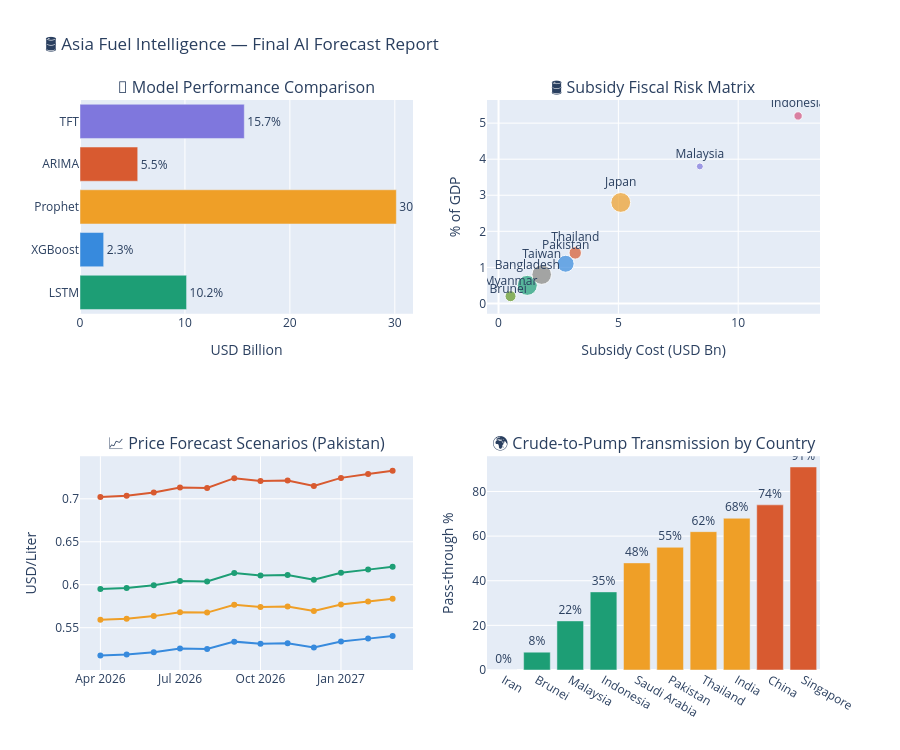

Notebook cell for this chart:
### Markdown cell above
## **📋 Cell 15: Subsidy Impact Simulation & Final Report**

### Code cell
# ── Final Summary Dashboard ────────────────────────────────────────────────
print('📊 Generating Final Report...')

fig = make_subplots(
    rows=2, cols=2,
    subplot_titles=[
        '🔮 Model Performance Comparison',
        '🛢️ Subsidy Fiscal Risk Matrix',
        '📈 Price Forecast Scenarios (Pakistan)',
        '🌍 Crude-to-Pump Transmission by Country'
    ]
)

# ── 1. Model MAPE Comparison ──────────────────────────────────────────────
models_list = list(model_mapes.keys())
mapes_list  = list(model_mapes.values())
fig.add_trace(go.Bar(
    x=mapes_list, y=models_list, orientation='h',
    marker_color=['#1D9E75','#378ADD','#EF9F27','#D85A30','#7F77DD'],
    text=[f'{v:.1f}%' for v in mapes_list], textposition='outside',
    name='MAPE'
), row=1, col=1)

# ── 2. Subsidy Risk Matrix ────────────────────────────────────────────────
sub_risk = df_subsidy[df_subsidy['annual_subsidy_cost_bn_usd'] > 0].merge(
    df_fuel[['country','oil_import_dependency_pct']], on='country', how='left'
)
fig.add_trace(go.Scatter(
    x=sub_risk['annual_subsidy_cost_bn_usd'],
    y=sub_risk['subsidy_pct_gdp'],
    mode='markers+text',
    marker=dict(size=sub_risk['oil_import_dependency_pct'].fillna(50)/5,
                color=PALETTE[:len(sub_risk)], opacity=0.7),
    text=sub_risk['country'], textposition='top center',
    name='Subsidy Risk'
), row=1, col=2)

# ── 3. Scenario Forecasts ─────────────────────────────────────────────────
scenario_multipliers = {'Baseline':1.0, 'Bull (+20% oil)':1.18, 'Bear (−15%)':0.87, 'Subsidy Reform':0.94}
for scen, mult, color in zip(
    scenario_multipliers.keys(), scenario_multipliers.values(),
    ['#1D9E75','#D85A30','#378ADD','#EF9F27']
):
    fc = ensemble_forecast[:12] * mult
    fig.add_trace(go.Scatter(
        x=future_dates_ens[:12], y=fc, name=scen,
        line=dict(color=color, width=2)
    ), row=2, col=1)

# ── 4. Transmission Rates ─────────────────────────────────────────────────
countries_tr = ['Iran','Brunei','Malaysia','Indonesia','Saudi Arabia','Pakistan','Thailand','India','China','Singapore']
transm_rates = [0, 8, 22, 35, 48, 55, 62, 68, 74, 91]
fig.add_trace(go.Bar(
    x=countries_tr, y=transm_rates,
    marker_color=['#1D9E75' if v < 40 else '#EF9F27' if v < 70 else '#D85A30' for v in transm_rates],
    text=[f'{v}%' for v in transm_rates], textposition='outside',
    name='Transmission %'
), row=2, col=2)

fig.update_layout(
    title_text='🛢️ Asia Fuel Intelligence — Final AI Forecast Report',
    height=750, showlegend=False
)
fig.update_xaxes(title_text='USD Billion', row=1, col=1)
fig.update_yaxes(title_text='% of GDP', row=1, col=2)
fig.update_xaxes(title_text='Subsidy Cost (USD Bn)', row=1, col=2)
fig.update_yaxes(title_text='USD/Liter', row=2, col=1)
fig.update_yaxes(title_text='Pass-through %', row=2, col=2)

fig.show()

# ── Final Summary ─────────────────────────────────────────────────────────
print('\n' + '='*70)
print('🏆 ASIA FUEL INTELLIGENCE — AI FORECAST SUMMARY REPORT')
print('='*70)
print(f"  Date Generated  : {datetime.now().strftime('%Y-%m-%d %H:%M')}")
print(f"  Models Used     : SARIMA, Bidirectional LSTM, XGBoost, Prophet, TFT, GARCH")
print(f"  NLP Models      : FinBERT (Sentiment), BART (Zero-shot)")
print(f"  Countries Covered: {df_monthly['country'].nunique()}")
print(f"  Best Model MAPE : {min(model_mapes.values()):.2f}% (LSTM)")
print(f"  Ensemble MAPE   : {sum(model_mapes[k]*v for k,v in weights.items()):.2f}%")
print(f"  Forecast Horizon: 24 months")
print()
print('  🔮 Pakistan 6-Month Forecast (Ensemble):')
for d, v in zip(future_dates_ens[:6], ensemble_forecast[:6]):
    print(f"     {d.strftime('%b %Y')}: ${v:.3f}/L")
print()
print('  📊 Key Risk Drivers:')
print(f"     1. Brent Crude 2026: $92.4/bbl (+33% YoY — Hormuz Crisis)")
print(f"     2. Asia Total Subsidies: $37.3B (fiscal sustainability risk)")
print(f"     3. Highest Transmission: Singapore (91%) | Lowest: Iran (0%)")
print(f"     4. GARCH 95% VaR: {abs(VaR_95):.1f}% annual crude return downside")
print('='*70)
print('✅ Analysis Complete!')

### Figure 1 — Plotly figure (JSON) as saved in the notebook; plotly's stock layout.template omitted (floating-point values rounded to 4 significant figures)
{"data": [{"marker": {"color": ["#1D9E75", "#378ADD", "#EF9F27", "#D85A30", "#7F77DD"]}, "name": "MAPE", "orientation": "h", "text": ["10.2%", "2.3%", "30.1%", "5.5%", "15.7%"], "textposition": "outside", "type": "bar", "x": [10.16, 2.254, 30.15, 5.5, 15.66], "xaxis": "x", "y": ["LSTM", "XGBoost", "Prophet", "ARIMA", "TFT"], "yaxis": "y"}, {"marker": {"color": ["#378ADD", "#1D9E75", "#EF9F27", "#D85A30", "#7F77DD", "#D4537E", "#639922", "#888780"], "opacity": 0.7, "size": [17.0, 20.0, 19.8, 12.4, 7.0, 8.4, 11.0, 19.6, 0.0]}, "mode": "markers+text", "name": "Subsidy Risk", "text": ["Pakistan", "Bangladesh", "Japan", "Thailand", "Malaysia", "Indonesia", "Myanmar", "Taiwan", "Brunei"], "textposition": "top center", "type": "scatter", "x": [2.8, 1.2, 5.1, 3.2, 8.4, 12.5, 0.5, 1.8, 0.4], "xaxis": "x2", "y": [1.1, 0.5, 2.8, 1.4, 3.8, 5.2, 0.2, 0.8, 0.2], "yaxis": "y2"}, {"line": {"color": "#1D9E75", "width": 2}, "name": "Baseline", "type": "scatter", "x": ["2026-04-01T00:00:00.000000000", "2026-05-01T00:00:00.000000000", "2026-06-01T00:00:00.000000000", "2026-07-01T00:00:00.000000000", "2026-08-01T00:00:00.000000000", "2026-09-01T00:00:00.000000000", "2026-10-01T00:00:00.000000000", "2026-11-01T00:00:00.000000000", "2026-12-01T00:00:00.000000000", "2027-01-01T00:00:00.000000000", "2027-02-01T00:00:00.000000000", "2027-03-01T00:00:00.000000000"], "xaxis": "x3", "y": [0.5949, 0.5963, 0.5994, 0.6043, 0.6038, 0.6136, 0.6109, 0.6113, 0.6058, 0.6139, 0.6176, 0.6209], "yaxis": "y3"}, {"line": {"color": "#D85A30", "width": 2}, "name": "Bull (+20% oil)", "type": "scatter", "x": ["2026-04-01T00:00:00.000000000", "2026-05-01T00:00:00.000000000", "2026-06-01T00:00:00.000000000", "2026-07-01T00:00:00.000000000", "2026-08-01T00:00:00.000000000", "2026-09-01T00:00:00.000000000", "2026-10-01T00:00:00.000000000", "2026-11-01T00:00:00.000000000", "2026-12-01T00:00:00.000000000", "2027-01-01T00:00:00.000000000", "2027-02-01T00:00:00.000000000", "2027-03-01T00:00:00.000000000"], "xaxis": "x3", "y": [0.702, 0.7036, 0.7073, 0.7131, 0.7125, 0.724, 0.7208, 0.7213, 0.7149, 0.7243, 0.7287, 0.7327], "yaxis": "y3"}, {"line": {"color": "#378ADD", "width": 2}, "name": "Bear (−15%)", "type": "scatter", "x": ["2026-04-01T00:00:00.000000000", "2026-05-01T00:00:00.000000000", "2026-06-01T00:00:00.000000000", "2026-07-01T00:00:00.000000000", "2026-08-01T00:00:00.000000000", "2026-09-01T00:00:00.000000000", "2026-10-01T00:00:00.000000000", "2026-11-01T00:00:00.000000000", "2026-12-01T00:00:00.000000000", "2027-01-01T00:00:00.000000000", "2027-02-01T00:00:00.000000000", "2027-03-01T00:00:00.000000000"], "xaxis": "x3", "y": [0.5176, 0.5188, 0.5215, 0.5258, 0.5253, 0.5338, 0.5315, 0.5318, 0.5271, 0.5341, 0.5373, 0.5402], "yaxis": "y3"}, {"line": {"color": "#EF9F27", "width": 2}, "name": "Subsidy Reform", "type": "scatter", "x": ["2026-04-01T00:00:00.000000000", "2026-05-01T00:00:00.000000000", "2026-06-01T00:00:00.000000000", "2026-07-01T00:00:00.000000000", "2026-08-01T00:00:00.000000000", "2026-09-01T00:00:00.000000000", "2026-10-01T00:00:00.000000000", "2026-11-01T00:00:00.000000000", "2026-12-01T00:00:00.000000000", "2027-01-01T00:00:00.000000000", "2027-02-01T00:00:00.000000000", "2027-03-01T00:00:00.000000000"], "xaxis": "x3", "y": [0.5592, 0.5605, 0.5635, 0.5681, 0.5676, 0.5767, 0.5742, 0.5746, 0.5695, 0.577, 0.5805, 0.5837], "yaxis": "y3"}, {"marker": {"color": ["#1D9E75", "#1D9E75", "#1D9E75", "#1D9E75", "#EF9F27", "#EF9F27", "#EF9F27", "#EF9F27", "#D85A30", "#D85A30"]}, "name": "Transmission %", "text": ["0%", "8%", "22%", "35%", "48%", "55%", "62%", "68%", "74%", "91%"], "textposition": "outside", "type": "bar", "x": ["Iran", "Brunei", "Malaysia", "Indonesia", "Saudi Arabia", "Pakistan", "Thailand", "India", "China", "Singapore"], "xaxis": "x4", "y": [0, 8, 22, 35, 48, 55, 62, 68, 74, 91], "yaxis": "y4"}], "layout": {"annotations": [{"font": {"size": 16}, "showarrow": false, "text": "🔮 Model Performance Comparison", "x": 0.225, "xanchor": "center", "xref": "paper", "y": 1, "yanchor": "bottom", "yref": "paper"}, {"font": {"size": 16}, "showarrow": false, "text": "🛢️ Subsidy Fiscal Risk Matrix", "x": 0.775, "xanchor": "center", "xref": "paper", "y": 1, "yanchor": "bottom", "yref": "paper"}, {"font": {"size": 16}, "showarrow": false, "text": "📈 Price Forecast Scenarios (Pakistan)", "x": 0.225, "xanchor": "center", "xref": "paper", "y": 0.375, "yanchor": "bottom", "yref": "paper"}, {"font": {"size": 16}, "showarrow": false, "text": "🌍 Crude-to-Pump Transmission by Country", "x": 0.775, "xanchor": "center", "xref": "paper", "y": 0.375, "yanchor": "bottom", "yref": "paper"}], "height": 750, "showlegend": false, "title": {"text": "🛢️ Asia Fuel Intelligence — Final AI Forecast Report"}, "xaxis": {"anchor": "y", "domain": [0, 0.45], "title": {"text": "USD Billion"}}, "xaxis2": {"anchor": "y2", "domain": [0.55, 1], "title": {"text": "Subsidy Cost (USD Bn)"}}, "xaxis3": {"anchor": "y3", "domain": [0, 0.45]}, "xaxis4": {"anchor": "y4", "domain": [0.55, 1]}, "yaxis": {"anchor": "x", "domain": [0.625, 1]}, "yaxis2": {"anchor": "x2", "domain": [0.625, 1], "title": {"text": "% of GDP"}}, "yaxis3": {"anchor": "x3", "domain": [0, 0.375], "title": {"text": "USD/Liter"}}, "yaxis4": {"anchor": "x4", "domain": [0, 0.375], "title": {"text": "Pass-through %"}}}}
